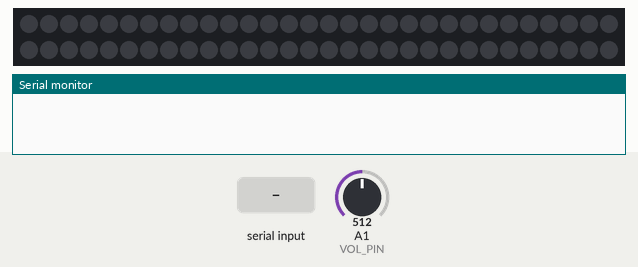
Bench run of a sketch on a simulated Arduino Uno, built with avr-gcc and run on an emulated ATmega328P. Parts: 60 RGB LEDs in strip order, left to right, continuing on the next row, the last lines printed to the serial monitor. The inputs (shaded band) are chosen by the test bench; at power-on: A1 (VOL_PIN) = 512. Dim RGB values are drawn brighter than linear; random numbers use the default seed unless the sketch sets one.

Above: at 1.2 s.
1.3 s: "S" received over Serial
At 1.45 s:
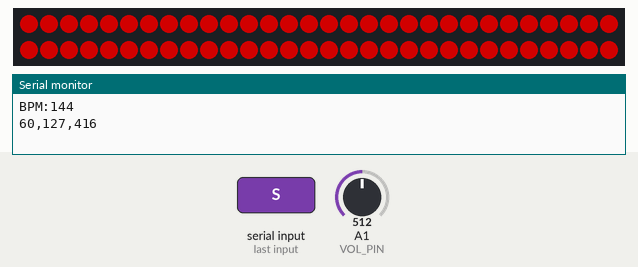
3.7 s: A1 (VOL_PIN) set to 716
At 5.39 s:
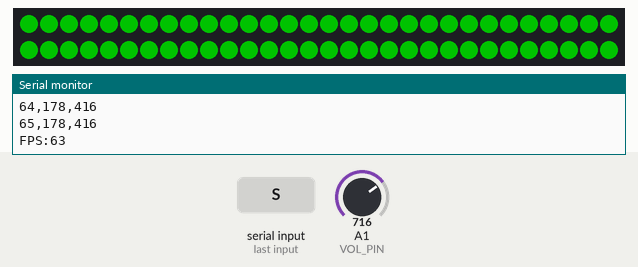
6.7 s: A1 (VOL_PIN) set to 900
At 7.44 s:
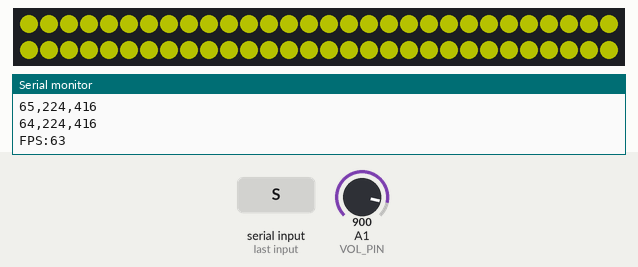
8.2 s: A1 (VOL_PIN) set to 1010
At 8.94 s:
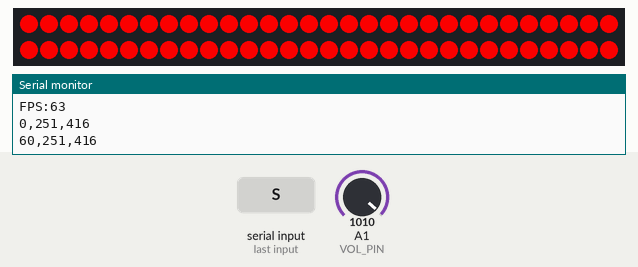
Timing chart, 0 to 11.2 s (numbered marks = the images above; inputs shaded):
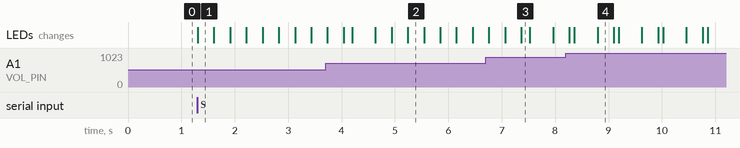

Measured:
- after the input at 1.3 s, the LEDs: change at once (image 1)

The sketch:

sheetmusic2.ino
```cpp
#include <Adafruit_NeoPixel.h>
#include "LEDController.h"

#define SIG_PIN     6
#define NUM_LEDS    60
#define VOL_PIN     A1    // スライドボリューム(SL4515N-A103L15CM)のワイパー

#define DEBUG_FPS

Adafruit_NeoPixel strip = Adafruit_NeoPixel(NUM_LEDS, SIG_PIN);

LEDContext ledCtx;

// カエルの歌 楽譜データ
NoteData score[] = {
  {60, 1.0}, {62, 1.0}, {64, 1.0}, {65, 1.0}, {64, 1.0}, {62, 1.0}, {60, 1.0}, {0, 1.0},
  {64, 1.0}, {65, 1.0}, {67, 1.0}, {69, 1.0}, {67, 1.0}, {65, 1.0}, {64, 1.0}, {0, 1.0},
  {60, 1.0}, {0, 1.0},  {60, 1.0}, {0, 1.0},  {60, 1.0}, {0, 1.0},  {60, 1.0}, {0, 1.0},
  {60, 0.5}, {60, 0.5}, {62, 0.5}, {62, 0.5}, {64, 0.5}, {64, 0.5}, {65, 0.5}, {65, 0.5},
  {64, 1.0}, {62, 1.0}, {60, 1.0}, {0, 1.0}
};
const int len = sizeof(score) / sizeof(score[0]);
bool isPlaying = false;
unsigned long last_led_update = 0;

#ifdef DEBUG_FPS
unsigned long fps_counter = 0;
unsigned long fps_window_start = 0.0;
#endif

void tx(int p, int v, unsigned long d);

void setup() {
  Serial.begin(115200);
  Serial.setTimeout(10);
  strip.begin();
  strip.clear();
  strip.show();

  randomSeed(analogRead(A0));

  // 初期値のセット（初期値の更新にもLED_vol_bpmを利用可能）
  //LED_vol_bpm(&ledCtx, 120, 120);
  ledCtx.note_index = 0;
  ledCtx.bright = 0;
  ledCtx.current_hue = 0;
}

void loop() {
  unsigned long current_time = millis();

  // スライドボリュームで音量(LED輝度の最大値)を常時更新
  // analogReadの0-1023を、輝度として使う0-255へ変換
  ledCtx.dynamic_vol = map(analogRead(VOL_PIN), 0, 1023, 0, 255);

  // シリアル通信等でコマンドと値を受け取った想定の処理
  if (Serial.available() > 0) {
    char cmd = Serial.read();
    if (cmd == 'S') {
      isPlaying = true;
      ledCtx.note_index = 0;
      ledCtx.next_note_time = millis();
      int random_bpm = random(60, 200);
      // BPMはランダム、音量はスライドボリュームの現在値を使用
      LED_vol_bpm(&ledCtx, random_bpm, ledCtx.dynamic_vol);
      Serial.print("BPM:");
      Serial.println(random_bpm);
#ifdef DEBUG_FPS
      fps_counter = 0;
      fps_window_start = millis();
#endif
    }
  }

  if (!isPlaying) return;

  // --- 音符切り替え処理 ---
  LED_Process(&ledCtx, score, len);

  // --- LED_Update60Hzでの描画処理 ---
  if (isPlaying && (current_time - last_led_update >= LED_UPDATE_INTERVAL_MS)) {
    last_led_update = current_time;

    // 輝度の減衰
    ledCtx.bright -= ledCtx.decay;
    if (ledCtx.bright < 0) ledCtx.bright = 0;

    //uint8_t raw_b = (uint8_t)ledCtx.bright;
    //uint8_t gamma_b = ((uint16_t)raw_b * raw_b) / 255;

    // 全ピクセルを点灯
    for(uint16_t i=0; i<strip.numPixels(); i++) {
      //uint32_t color = strip.ColorHSV(ledCtx.current_hue * 256, 255, gamma_b);
      uint32_t color = strip.ColorHSV(ledCtx.current_hue * 256, 255, (uint8_t)ledCtx.bright);
      strip.setPixelColor(i, color);
    }
    strip.show();

#ifdef DEBUG_FPS
    // 1秒間の描画回数をカウントして実測FPSを出力
    fps_counter++;
    if (current_time - fps_window_start >= 1000.0) {
      Serial.print("FPS:");
      Serial.println(fps_counter);
      fps_counter = 0;
      fps_window_start = current_time;
    }
#endif
  }
}

void tx(int p, int v, unsigned long d) {
  Serial.print(p); Serial.print(",");
  Serial.print(v); Serial.print(",");
  Serial.println(d);
}
```

LEDController.cpp
```cpp
#include "LEDController.h"
#include <Adafruit_NeoPixel.h>

extern Adafruit_NeoPixel strip;
extern bool isPlaying;
extern void tx(int p, int v, unsigned long d);

// --- 関数の仕様：MIDItoLED ---
uint16_t MIDItoLED(int pitch) {
  switch (pitch % 12) {
    case 0:  return 0;   // (ド) -> 赤
    case 2:  return 25;  // (レ) -> 橙
    case 4:  return 45;  // (ミ) -> 黄
    case 5:  return 85;  // (ファ) -> 緑
    case 7:  return 130; // (ソ) -> 水色
    case 9:  return 170; // (ラ) -> 青
    case 11: return 215; // (シ) -> 紫
    default: return 0;   // 休符や該当なしは赤
  }
}

// --- 関数の仕様：LED_vol_bpm ---
void LED_vol_bpm(LEDContext *ctx, int new_bpm, uint8_t new_vol) {
  ctx->current_bpm = new_bpm;     // curennt_bpmを更新する
  ctx->dynamic_vol = new_vol;     // dynamic_volを更新する
}

// --- 関数の仕様：LED_Process ---
void LED_Process(LEDContext *ctx, NoteData *score, int score_len) {
  unsigned long current_time = millis();

  // 現在の時刻とnext_note_timeを比較し、次の音符へ切り替えるか判断する
  if (current_time >= ctx->next_note_time) {
    if (ctx->note_index < score_len) {
      int current_pitch = score[ctx->note_index].pitch;

      if (current_pitch > 0) { // 発音開始
        ctx->bright = ctx->dynamic_vol;
        ctx->current_hue = MIDItoLED(current_pitch); // 音階に応じた色相を決定
      } else {
        ctx->bright = 0;
      }

      // 音符持続時間を算出する
      float D_base = score[ctx->note_index].duration;
      unsigned long L_ms = (60000.0 / ctx->current_bpm) * D_base;

      // 音符持続時間から16msで更新するために、減衰率を算出する
      float N = (float)L_ms / LED_UPDATE_INTERVAL_MS;
      ctx->decay = (N > 0) ? ((float)ctx->dynamic_vol / N) : ctx->dynamic_vol;

      // Processingへシリアルデータを送信
      tx(current_pitch, ctx->dynamic_vol, L_ms);

      // 次の音符切り替え時刻を計算
      ctx->next_note_time = current_time + L_ms;
      ctx->note_index++;
    } else {
      // 楽譜の終端に達したら再生終了
      isPlaying = false;
      strip.clear();
      strip.show();
    }
  }
}
```

LEDController.h
```cpp
#ifndef LED_CONTROLLER_H
#define LED_CONTROLLER_H

#include <Arduino.h>

#define LED_UPDATE_INTERVAL_MS 16

struct NoteData {
  int pitch;
  float duration;
};

struct LEDContext {
  float bright;                // 現在の輝度
  int current_bpm;             // 指揮者から受信した最新のBPM
  uint8_t dynamic_vol;         // 指揮者から受信した最新の音量
  int note_index;              // 現在再生中の音符番号
  unsigned long next_note_time;// 次の音符へ切り替わる時刻 (ms)
  float decay;                 // LED の減衰率
  uint16_t current_hue;        // 現在鳴っている音階の色相 (0 - 255)
};

uint16_t MIDItoLED(int pitch);
void LED_vol_bpm(LEDContext *ctx, int new_bpm, uint8_t new_vol);
void LED_Process(LEDContext *ctx, NoteData *score, int score_len);

#endif
```
